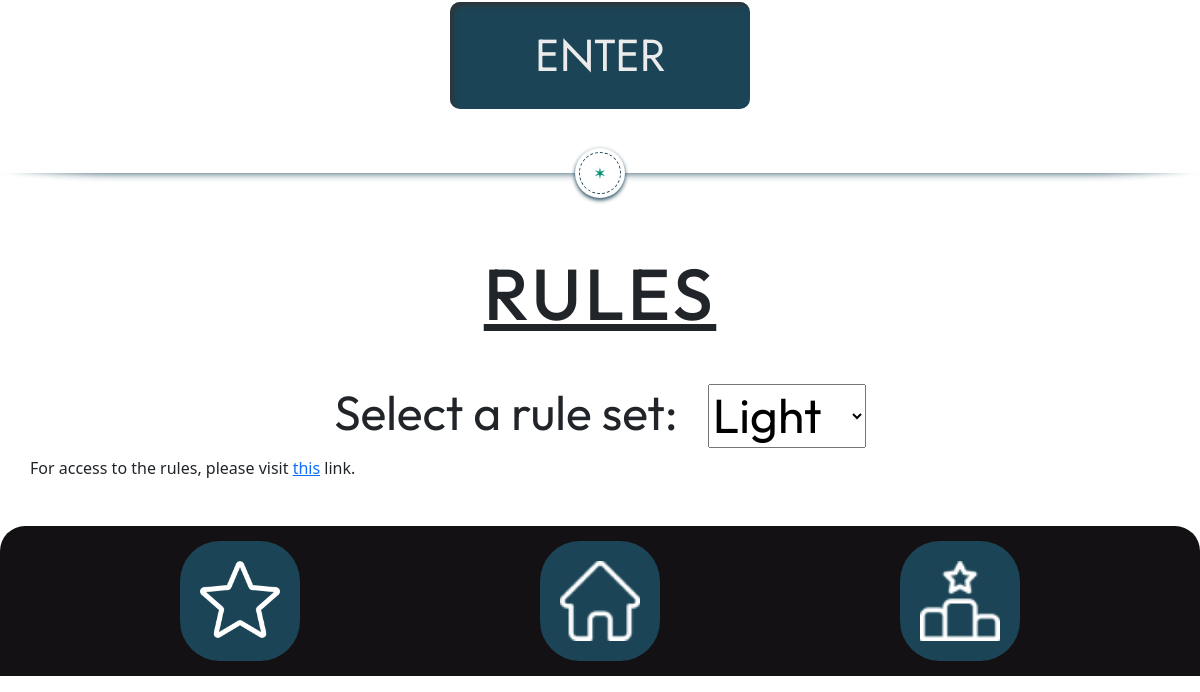
Page /account/home/ (lower part) on the earlier database version.
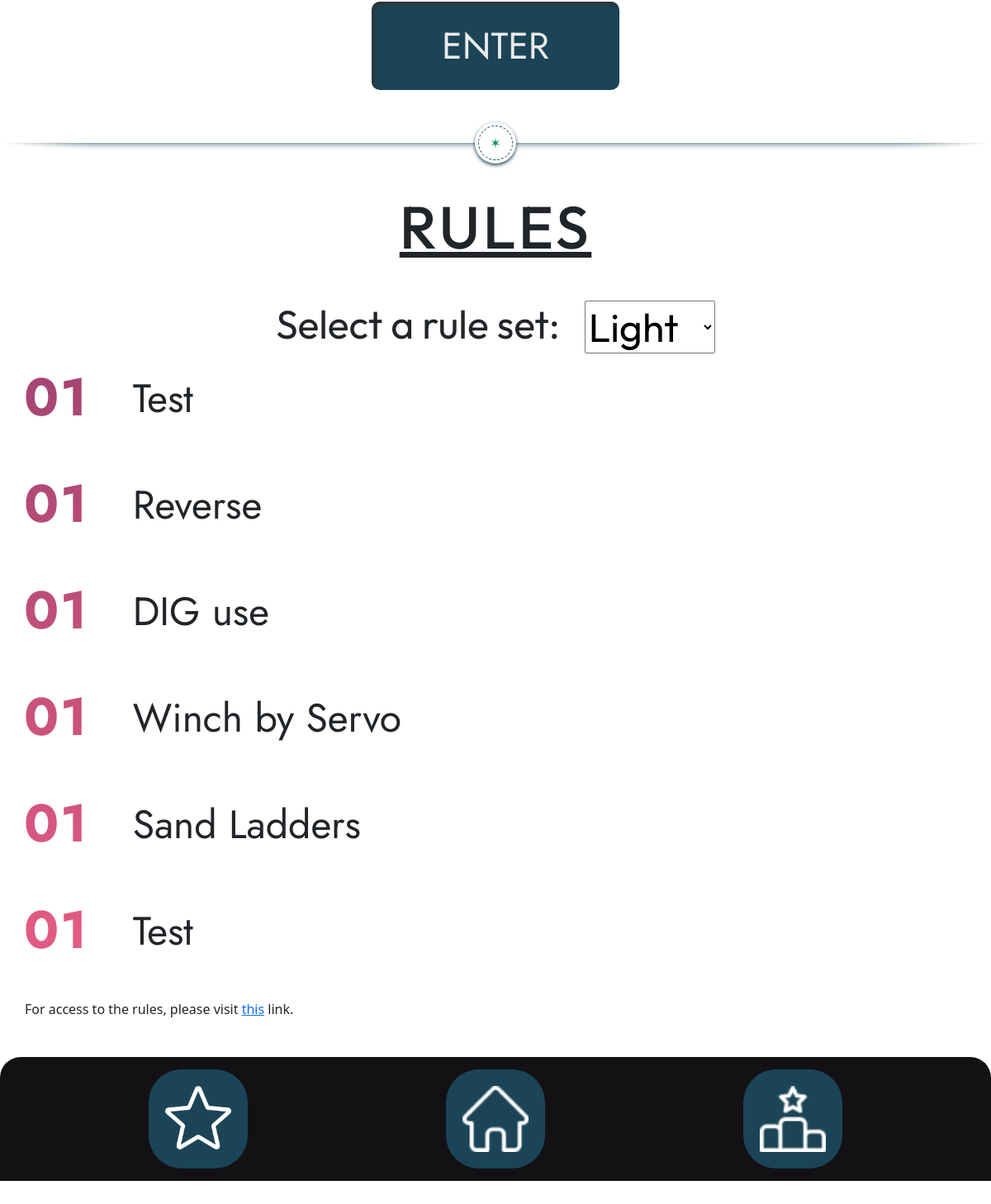
Same page on the later database version.
### database/models.py (models this page shows, shortened)
class Rule(models.Model):
    name = models.CharField(max_length=100)
    point = models.IntegerField()
    ruleset = models.ForeignKey(Ruleset, on_delete=models.CASCADE)

### database/views.py (the view)
# urls.py: path('home/', views.home, name='home'),
def home(request):
    context = {
        'rule_list': Rule.objects.all()
    }
    return render(request, 'home.html', context)

### database/templates/home.html (shortened to what this page needs)
{% extends 'base1.html' %}{% load static %}
{% block head %}
<link rel="stylesheet" href="{% static 'home.css' %}" />
<link rel="stylesheet" href="https://cdn.jsdelivr.net/npm/swiper@8/swiper-bundle.min.css" />
{% endblock %}
{% block content %}
<div class="galleryContainer">
    <div class="link">
        <a class="enterButton" href="{% url 'login' %}">ENTER</a>
    </div>
</div>
<div class="astrodivider">
    <div class="astrodividermask"></div><span><i>&#10038;</i></span>
</div>
<div class="rulesLight" id="ruleLight">
    <h1>RULES</h1>
    <div class="selector">
        <label id="dropLabel" for="dropDown"> Select a rule set: </label>
        <select onchange=changeDrop() name="dropper" id="dropDown">
            <option value="light">Light</option>
        </select>
    </div>
    {% for rule in rule_list %}
    <ul class="gradient-list" style="font-size: 3rem;">
        {% if rule.ruleset == "Light Competition" %}
        <li class="list-text">
            {{rule.name}}
        </li>
    </ul>
</div>
<div class="rulesHeavy" id="ruleHeavy">
    <h1>RULES</h1>
    <div class="selector">
        <label for="dropDowns" id="dropLabel"> Select a rule set: </label>
        <select onchange=changeDrops() name="dropper" id="dropDowns">
            <option value="heavy">Heavy</option>
            <option value="light">Light</option>
        </select>
    </div>
    <ul class="gradient-list" style="font-size: 3rem;">
        {% else %}
        <li class="list-text">
            {{rule.name}}
        </li>
        {% endif %}
    </ul>
    {% endfor %}
    <p>For access to the rules, please visit <a href="https://drive.google.com/file/d/1E9RrArFlg3z6CCUAL3QpIQDAjKT0UE62"
            target="_blank">this</a> link.</p>
</div>
{% endblock %}

Differences in the rows shown:
added Rule: name "Test"
added Rule: name "Reverse"
added Rule: name "DIG use"
added Rule: name "Winch by Servo"
added Rule: name "Sand Ladders"
added Rule: name "Test"
